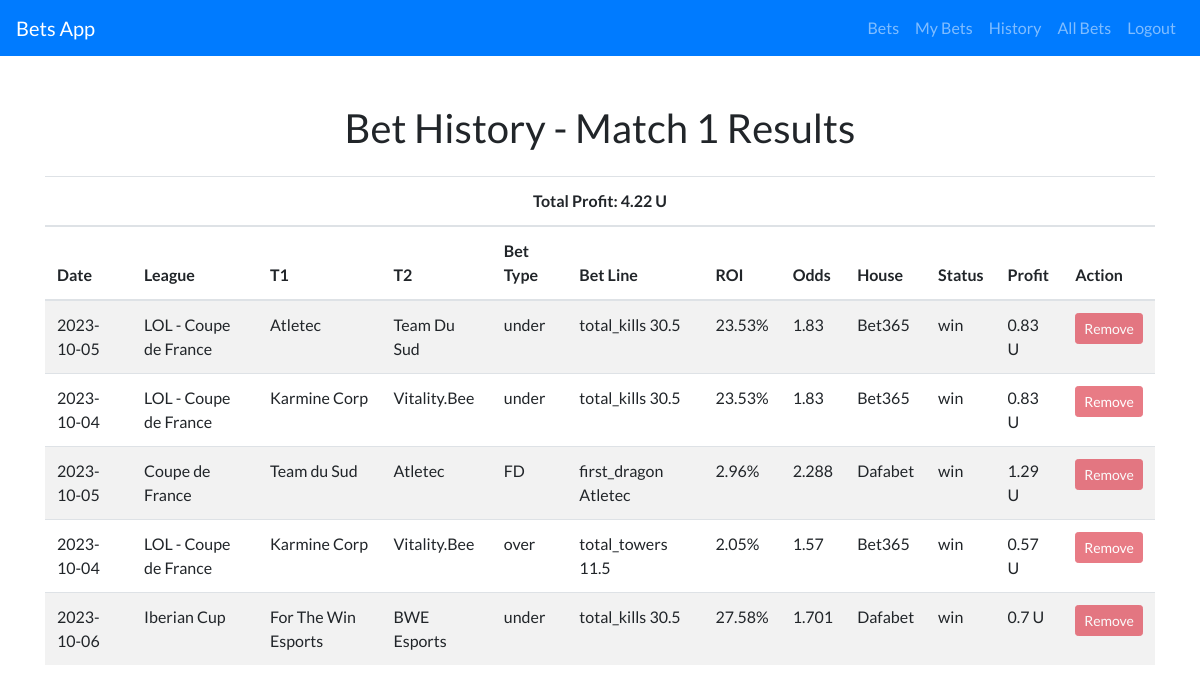
The app's page /history (signed in), older data.
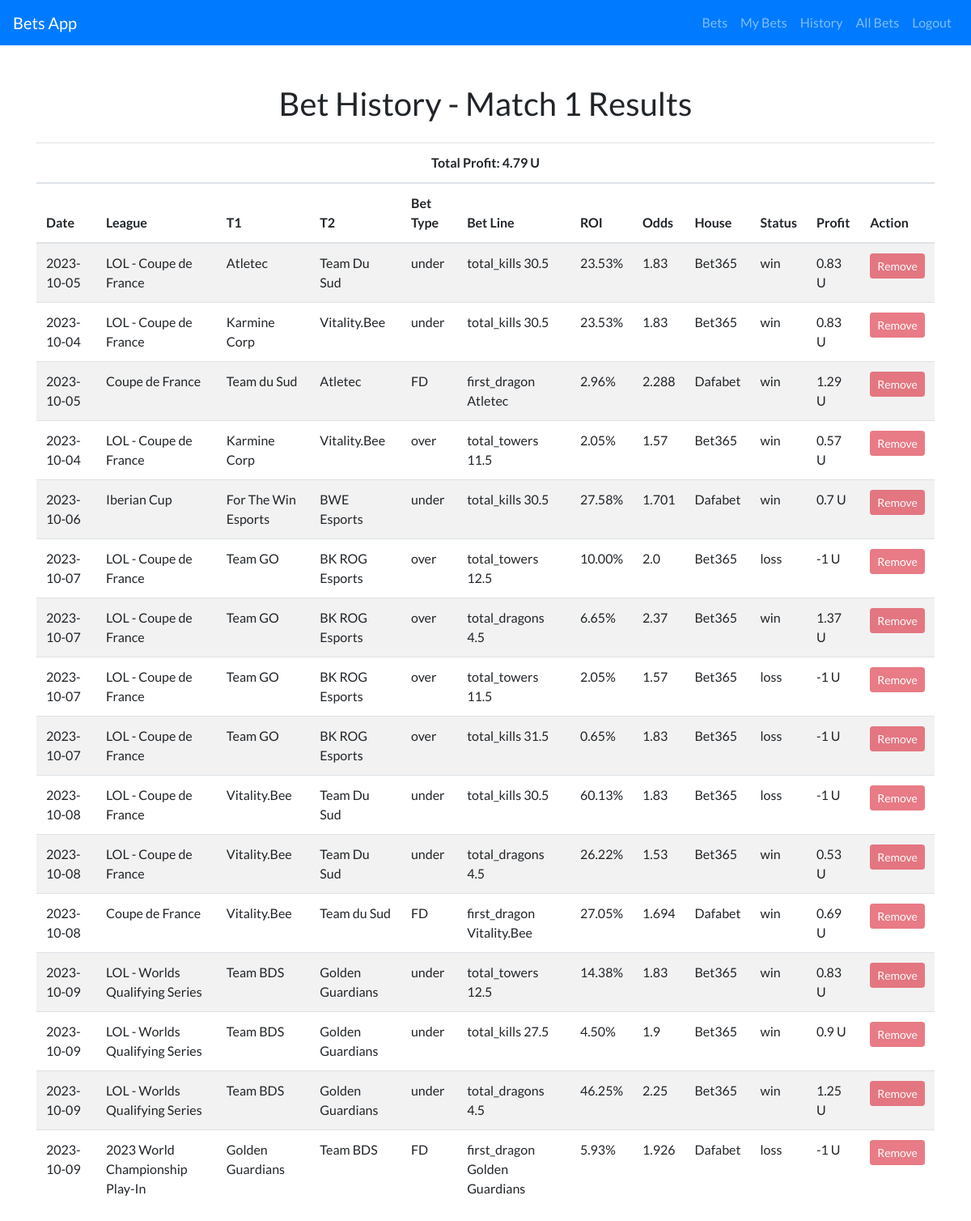
The same page, newer data.
### app.py (models this page shows)
class UserHistory(db.Model):
    id = db.Column(db.Integer, primary_key=True)
    user_id = db.Column(db.Integer, db.ForeignKey('user.id'), nullable=False)
    date = db.Column(db.String, nullable=False)
    league = db.Column(db.String, nullable=False)
    t1 = db.Column(db.String, nullable=False)
    t2 = db.Column(db.String, nullable=False)
    bet_type = db.Column(db.String, nullable=False)
    bet_line = db.Column(db.String, nullable=False)
    ROI = db.Column(db.String, nullable=False)
    odds = db.Column(db.String, nullable=False)
    House = db.Column(db.String, nullable=False)
    status = db.Column(db.String, nullable=False)
    user = db.relationship('User', backref=db.backref('history_bets', lazy=True))

### app.py (the view)
@app.route('/history', methods=['GET'])
@login_required
def history():
    user_history_bets_db = UserHistory.query.filter_by(user_id=current_user.id).all()
    total_profit = 0
    history_bets = []
    for bet in user_history_bets_db:
        profit = 0
        if bet.status == "win":
            profit = round(float(bet.odds) - 1, 2)
        elif bet.status == "loss":
            profit = -1
        total_profit += profit
        total_profit = round(total_profit, 2)  # Round the total profit after each addition
        formatted_profit = f"{profit} U"  # Format the profit with the "U" prefix
        history_bets.append({
            'data': [bet.date, bet.league, bet.t1, bet.t2, bet.bet_type, bet.bet_line, bet.ROI, bet.odds, bet.House, bet.status, formatted_profit],
            'id': bet.id
        })
    formatted_total_profit = f"{total_profit} U"  # Format the total profit with the "U" prefix
    return render_template('history.html', bets=history_bets, total_profit=formatted_total_profit)

### app.py (called while the page is built)
@login_manager.user_loader
def load_user(user_id):
    return User.query.get(int(user_id))

@app.after_request
def after_request(response):
    response.headers["Cache-Control"] = "no-cache, no-store, must-revalidate"
    response.headers["Expires"] = 0
    response.headers["Pragma"] = "no-cache"
    return response

### templates/history.html (shortened to what this page needs)
{% extends "layout.html" %}
{% block main %}
    <h1 class="mb-4 text-center">Bet History - Match 1 Results</h1>
    {% if bets %}
        <table class="table table-hover table-striped">
            <thead>
                <tr>
                    <th colspan="12" class="text-center">Total Profit: {{ total_profit }} </th>
                </tr>
                <tr>
                    <th>Date</th>
                    <th>League</th>
                    <th>T1</th>
                    <th>T2</th>
                    <th>Bet Type</th>
                    <th>Bet Line</th>
                    <th>ROI</th>
                    <th>Odds</th>
                    <th>House</th>
                    <th>Status</th>
                    <th>Profit</th>
                    <th>Action</th>
                </tr>
            </thead>
            <tbody>
                {% for bet in bets %}
                    <tr>
                        {% for cell in bet.data %}
                            <td>{{ cell }}</td>
                        {% endfor %}
                        <td>
                            <form action="{{ url_for('remove_history_bet') }}" method="post" class="d-inline">
                                <button type="submit" class="btn btn-danger btn-sm" disabled>Remove</button>
                            </form>
                        </td>
                    </tr>
                {% endfor %}
            </tbody>
        </table>
    {% else %}
        <p class="text-center">You have no bets in your history.</p>
    {% endif %}
{% endblock %}

### templates/layout.html (shortened to what this page needs)
<!DOCTYPE html>
<html>
<head>
    <link href="https://maxcdn.bootstrapcdn.com/bootstrap/4.5.2/css/bootstrap.min.css" rel="stylesheet">
    <link href="https://cdn.jsdelivr.net/npm/bootstrap-icons@1.10.0/font/bootstrap-icons.css" rel="stylesheet">
</head>
<body>
    <nav class="navbar navbar-expand-lg navbar-dark bg-primary">
        <a class="navbar-brand" href="/">Bets App</a>
        <div class="collapse navbar-collapse" id="navbarNav">
            <ul class="navbar-nav ml-auto">
                {% if current_user.is_authenticated %}
                    <li class="nav-item">
                        <a class="nav-link" href="/">Bets</a>
                    </li>
                    <li class="nav-item">
                        <a class="nav-link" href="/bets">My Bets</a>
                    </li>
                    <li class="nav-item">
                        <a class="nav-link" href="/history">History</a>
                    </li>
                    <li class="nav-item">
                        <a class="nav-link" href="/all_bets">All Bets</a>
                    </li>
                    <li class="nav-item">
                        <a class="nav-link" href="/logout">Logout</a>
                    </li>
                {% endif %}
            </ul>
        </div>
    </nav>
<div class="container mt-5">
    {% block main %}{% endblock %}
</div>
</body>
</html>

### templates/layout.html (style rules this page uses)
body { font-family: 'Lato', sans-serif; }

Row changes from the older to the newer data that the page shows:
added UserHistory: date "2023-10-07", league "LOL - Coupe de France", t1 "Team GO", t2 "BK ROG Esports", bet_type "over", bet_line "total_towers 12.5", ROI "10.00%", odds "2.0", House "Bet365", status "loss"
added UserHistory: date "2023-10-07", league "LOL - Coupe de France", t1 "Team GO", t2 "BK ROG Esports", bet_type "over", bet_line "total_dragons 4.5", ROI "6.65%", odds "2.37", House "Bet365", status "win"
added UserHistory: date "2023-10-07", league "LOL - Coupe de France", t1 "Team GO", t2 "BK ROG Esports", bet_type "over", bet_line "total_towers 11.5", ROI "2.05%", odds "1.57", House "Bet365", status "loss"
added UserHistory: date "2023-10-07", league "LOL - Coupe de France", t1 "Team GO", t2 "BK ROG Esports", bet_type "over", bet_line "total_kills 31.5", ROI "0.65%", odds "1.83", House "Bet365", status "loss"
added UserHistory: date "2023-10-08", league "LOL - Coupe de France", t1 "Vitality.Bee", t2 "Team Du Sud", bet_type "under", bet_line "total_kills 30.5", ROI "60.13%", odds "1.83", House "Bet365", status "loss"
added UserHistory: date "2023-10-08", league "LOL - Coupe de France", t1 "Vitality.Bee", t2 "Team Du Sud", bet_type "under", bet_line "total_dragons 4.5", ROI "26.22%", odds "1.53", House "Bet365", status "win"
added UserHistory: date "2023-10-08", league "Coupe de France", t1 "Vitality.Bee", t2 "Team du Sud", bet_type "FD", bet_line "first_dragon Vitality.Bee", ROI "27.05%", odds "1.694", House "Dafabet", status "win"
added UserHistory: date "2023-10-09", league "LOL - Worlds Qualifying Series", t1 "Team BDS", t2 "Golden Guardians", bet_type "under", bet_line "total_towers 12.5", ROI "14.38%", odds "1.83", House "Bet365", status "win"
added UserHistory: date "2023-10-09", league "LOL - Worlds Qualifying Series", t1 "Team BDS", t2 "Golden Guardians", bet_type "under", bet_line "total_kills 27.5", ROI "4.50%", odds "1.9", House "Bet365", status "win"
added UserHistory: date "2023-10-09", league "LOL - Worlds Qualifying Series", t1 "Team BDS", t2 "Golden Guardians", bet_type "under", bet_line "total_dragons 4.5", ROI "46.25%", odds "2.25", House "Bet365", status "win"
added UserHistory: date "2023-10-09", league "2023 World Championship Play-In", t1 "Golden Guardians", t2 "Team BDS", bet_type "FD", bet_line "first_dragon Golden Guardians", ROI "5.93%", odds "1.926", House "Dafabet", status "loss"
Text that changed along with them:
{{ total_profit }}: "4.22 U" → "4.79 U"
new list line: "-1 U Remove"
new list line: "1.37 U Remove"
new list line: "0.53 U Remove"
new list line: "0.69 U Remove"
new list line: "0.83 U Remove"
new list line: "0.9 U Remove"
new list line: "1.25 U Remove"
